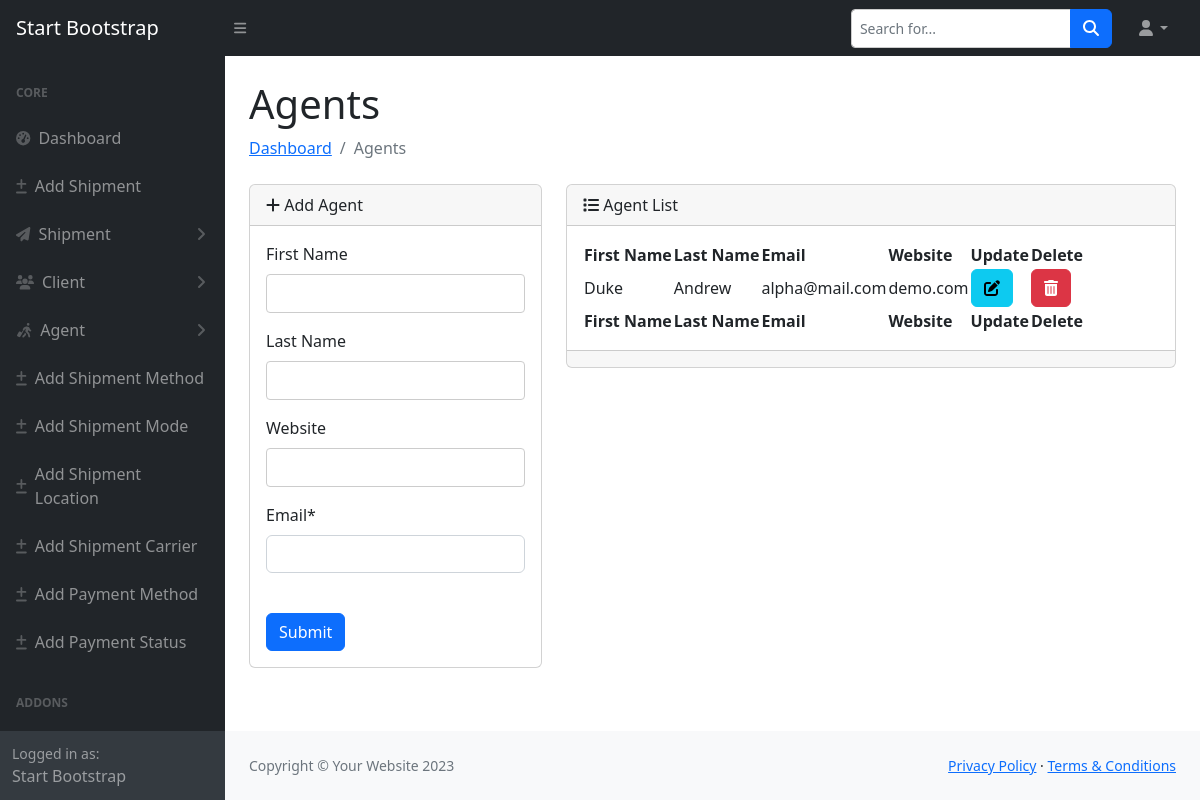
The app's page /shipment/add-agent/ with its own data.
### shipment/models.py (models this page shows, shortened)
class Agent(models.Model):
	First_Name = models.CharField(max_length=20,null=True, blank=True,)
	Last_Name = models.CharField(max_length=20,null=True, blank=True,)
	website = models.CharField(max_length=10,null=True, blank=True,)
	email = models.EmailField()

### shipment/views.py (the view)
# urls.py: path('add-agent/', agent, name="add_agent"),
def agent(request):
	agent_list = Agent.objects.all()
	if request.method == 'POST':
		form = AgentForm(request.POST)
		if form.is_valid():
			form.save()
			return redirect('add_agent')
	else:
		form = AgentForm()
	return render(request, 'dashboard/add_agent.html', {"form": form, "agent_list": agent_list})

### shipment/forms.py
class AgentForm(forms.ModelForm):
    class Meta:
        model = Agent
        fields = ['First_Name', 'Last_Name', 'website', 'email']

### templates/dashboard/add_agent.html (shortened to what this page needs)
{% extends 'dashboard/main.html'%}
{% load crispy_forms_tags %}
{% block content %}
{% include 'dashboard/sidebar.html'%}
<div id="layoutSidenav_content">
    <main>
        <div class="container-fluid px-4">
            <h1 class="mt-4">Agents</h1>
            <ol class="breadcrumb mb-4">
                <li class="breadcrumb-item"><a href="{% url 'dashboard' %}">Dashboard</a></li>
                <li class="breadcrumb-item active"> Agents</li>
            </ol>
            <div class="row">
                <div class="col-lg-4">
                    <div class="card mb-4">
                        <div class="card-header">
                            <i class="fa-solid fa-plus"></i>
                            Add Agent
                        </div>
                        <div class="card-body">
                            <form action="{% url 'add_agent' %}" method="post">
                                {{form | crispy}}
                                <br>
                                <button type="submit" class="btn btn-primary">Submit</button>
                            </form>
                        </div>
                    </div>
                </div>
                <div class="col-lg-8">
                    <div class="card mb-8">
                        <div class="card-header">
                            <i class="fa-solid fa-list"></i>
                            Agent List
                        </div>
                        <div class="card-body">
                            {% if agent_list %}
                            <table id="datatablesSimple">
                                <thead>
                                    <tr>
                                        <th>First Name</th>
                                        <th>Last Name</th>
                                        <th>Email</th>
                                        <th>Website</th>
                                        <th>Update</th>
                                        <th>Delete</th>
                                    </tr>
                                </thead>
                                <tfoot>
                                    <tr>
                                       <th>First Name</th>
                                        <th>Last Name</th>
                                        <th>Email</th>
                                        <th>Website</th>
                                        <th>Update</th>
                                        <th>Delete</th>
                                    </tr>
                                </tfoot>
                                <tbody>
                                	{% for a in agent_list %}
                                    <tr>
                                        <td>{{a.First_Name}}</td>
                                        <td>{{a.Last_Name}}</td>
                                        <td>{{a.email}}</td>
                                        <td>{{a.website}}</td>
                                        <td><button class="btn btn-info"><i class="fa-solid fa-pen-to-square"></i></i></button></td>
                                        <td><button class="btn btn-danger"><i class="fa-solid fa-trash-can"></i></button></td>
                                    </tr>
                                    {% endfor %}
                                </tbody>
                            </table>
                            {% endif %}
                        </div>
                        <div class="card-footer small text-muted"></div>
                    </div>
                </div>
            </div>
        </div>
    </main>
    {% endblock %}

### templates/dashboard/main.html (style rules this page uses)
input[type="text"], input[type="password"], textarea { padding: 8px; border: 1px solid #ccc; border-radius: 4px; font-size: 14px; }

### records on screen
Agent: First_Name "Duke", Last_Name "Andrew", email "alpha@mail.com", website "demo.com"
